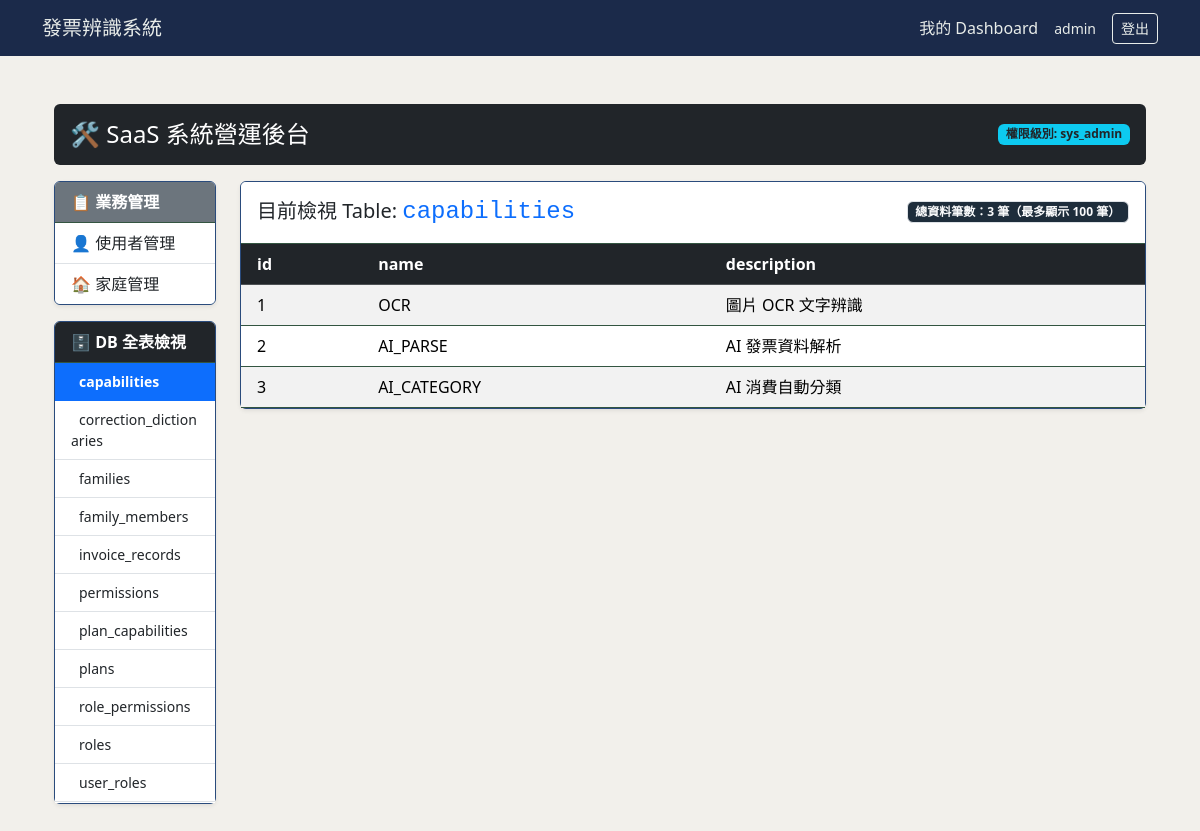
Page /admin/ (signed in) on the committed database.
### database/models/user.py (models this page shows)
class User(UserMixin,TimestampMixin, SoftDeleteMixin, db.Model):
    __tablename__ = 'users'
    id: Mapped[int] = mapped_column(Integer, primary_key=True)
    username: Mapped[str] = mapped_column(String(100), unique=True, nullable=False)
    email: Mapped[str] = mapped_column(String(120), unique=True, nullable=False)
    password_hash: Mapped[str] = mapped_column(String(200), nullable=True)
    google_id: Mapped[str] = mapped_column(String(100), unique=True, nullable=True)
    avatar: Mapped[str] = mapped_column(String(255), nullable=True)
    google_credentials: Mapped[str] = mapped_column(String(2000), nullable=True)
    target_sheet_id: Mapped[str] = mapped_column(String(100), nullable=True)
    invoices: Mapped[list["InvoiceRecord"]] = relationship("InvoiceRecord", backref="owner", lazy=True)
    roles: Mapped[list["Role"]] = relationship("Role", secondary=user_roles, back_populates="users")

### database/models/RBAC/capability.py (models this page shows, shortened)
class Capability(db.Model):
    __tablename__ = 'capabilities'
    id = db.Column(db.Integer, primary_key=True)
    name = db.Column(db.String(50), unique=True, nullable=False)   # e.g. "ai_category", "google_sheet_export"
    description = db.Column(db.String(255), nullable=True)
    plans = db.relationship("Plan", secondary=plan_capabilities, back_populates="capabilities")

### routes/admin_bp.py (the view)
@admin_bp.route("/")
@admin_required
def admin_index():
    inspector = inspect(db.engine)
    table_names = inspector.get_table_names()
    selected_table = request.args.get('table', table_names[0] if table_names else None)
    table_columns = []
    table_rows = []
    total_count = 0
    if selected_table and selected_table in table_names:
        columns_info = inspector.get_columns(selected_table)
        table_columns = [col['name'] for col in columns_info]
        query = text(f'SELECT * FROM "{selected_table}" LIMIT 100')
        result = db.session.execute(query)
        table_rows = [dict(row._mapping) for row in result]
        count_query = text(f'SELECT COUNT(*) FROM "{selected_table}"')
        total_count = db.session.execute(count_query).scalar()
    return render_template(
        'dashboard/admin/index.html',
        table_names=table_names,
        selected_table=selected_table,
        table_columns=table_columns,
        table_rows=table_rows,
        total_count=total_count
    )

### core/login.py (called while the page is built)
@login_manager.user_loader
def load_user(user_id: str):
    return User.query.get(int(user_id))

### templates/dashboard/admin/index.html (shortened to what this page needs)
{% extends "base.html" %}
{% block content %}
<div class="container-fluid py-4">
	<div class="row mb-3">
		{% include "dashboard/admin/_header.html" %}
	</div>
	<div class="row">
		{% include "dashboard/admin/_sidebar.html" %}
		<div class="col-md-9 col-lg-10">
			{% if selected_table %}
			<div class="card shadow-sm">
				<div class="card-header bg-white d-flex justify-content-between align-items-center py-3">
					<h5 class="mb-0">
						目前檢視 Table: <code class="fs-4 text-primary">{{ selected_table }}</code>
					</h5>
					<span class="badge bg-light text-light border">
						總資料筆數：<strong>{{ total_count }}</strong> 筆（最多顯示 100 筆）
					</span>
				</div>
				<div class="card-body p-0">
					<div class="table-responsive" style="max-height: 65vh;">
						<table class="table table-hover table-striped border-0 mb-0 align-middle">
							<thead class="table-dark sticky-top">
								<tr>
								{% for col in table_columns %}
									<th scope="col" class="text-nowrap px-3">{{ col }}</th>
								{% endfor %}
								</tr>
							</thead>
							<tbody>
								{% if table_rows %}
								{% for row in table_rows %}
									<tr>
									{% for col in table_columns %}
										<td class="text-nowrap px-3">
										{% if row[col] is none %}
											<span class="badge bg-secondary opacity-50">NULL</span>
										{% elif row[col] is sameas true %}
											<span class="badge bg-success">TRUE</span>
										{% elif row[col] is sameas false %}
											<span class="badge bg-danger">FALSE</span>
										{% else %}
											{{ row[col] }}
										{% endif %}
										</td>
									{% endfor %}
									</tr>
								{% endfor %}
								{% endif %}
							</tbody>
						</table>
					</div>
				</div>
			</div>
			{% else %}
			<div class="alert alert-warning" role="alert">
				尚未偵測到任何資料庫 Table，請先確認 `database/init_db.py` 是否已正常執行。
			</div>
			{% endif %}
		</div>
	</div>
</div>
{% endblock %}

### templates/base.html (shortened to what this page needs)
<!DOCTYPE html>
<html lang="zh-TW">
<head>
    <link href="https://cdn.jsdelivr.net/npm/bootstrap@5.3.2/dist/css/bootstrap.min.css" rel="stylesheet">
    <link rel="stylesheet" href="{{ url_for('static', filename='css/style.css') }}">
</head>
<body>
    <nav class="navbar">
        <div class="container">
            <a class="navbar-brand" href="{{ url_for('invoice.upload_view') }}">發票辨識系統</a>
            <div class="d-flex align-items-center gap-3">
                {% if current_user.is_authenticated %}
                    <a class="text-decoration-none" href="{{ url_for('dashboard.index') }}">
                        {% if current_user.is_admin %}管理後台{% else %}我的 Dashboard{% endif %}
                    </a>
                    <span class="small">{{ current_user.username }}</span>
                    <a class="btn btn-outline-light btn-sm" href="{{ url_for('auth.logout') }}">登出</a>
                {% else %}
                    <a class="btn btn-outline-light btn-sm" href="{{ url_for('auth.login') }}">登入</a>
                {% endif %}
            </div>
        </div>
    </nav>
    <main class="container py-4">
        {% block content %}{% endblock %}
    </main>
</body>
</html>

### static/css/style.css (style rules this page uses)
body { background-color: #F2F0EB; color: #8CADD3; }
.navbar { background-color: #1B2A4A; }
.navbar .navbar-brand, .navbar a, .navbar span { color: #E8ECE9; }
.navbar .btn-outline-light { color: #E8ECE9; border-color: #E8ECE9; }
.card { background-color: #D3E4F1; border-color: #2A4B7C; }
.card-header { background-color: #0f2a1b; border-bottom-color: #335541; }
.table { color: #e5e7eb; }
.table thead { background-color: #0f2a1a; }
.table tbody tr { border-bottom-color: #335541; }
.bg-light { background-color: #1e2d3b !important; }

### rows in the picture
User: username "admin"
Capability: id "1" "OCR" "圖片 OCR 文字辨識"
Capability: id "2" "AI_PARSE" "AI 發票資料解析"
Capability: id "3" "AI_CATEGORY" "AI 消費自動分類"

### other values in the picture
{{ name }} "capabilities" "correction_dictionaries" "families" "family_members" "invoice_records" "permissions" "plan_capabilities" "plans" "role_permissions" "roles" "user_roles"
{{ selected_table }} "capabilities"
{{ total_count }} "3"
{{ col }} "id" "name" "description"
